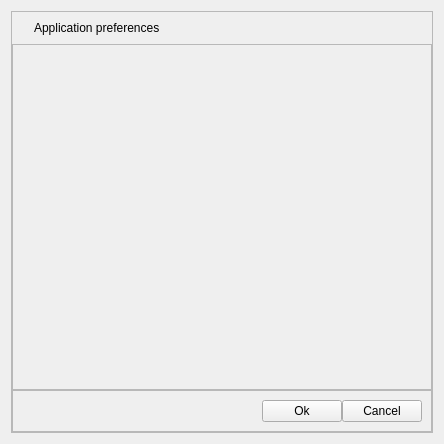
<?xml version="1.0" encoding="UTF-8"?>
<ui version="4.0">
 <class>prefForm</class>
 <widget class="QWidget" name="prefForm">
  <property name="geometry">
   <rect>
    <x>0</x>
    <y>0</y>
    <width>444</width>
    <height>444</height>
   </rect>
  </property>
  <property name="windowTitle">
   <string>Form</string>
  </property>
  <layout class="QVBoxLayout" name="verticalLayout">
   <item>
    <widget class="QFrame" name="dlg_frame">
     <property name="frameShape">
      <enum>QFrame::StyledPanel</enum>
     </property>
     <property name="frameShadow">
      <enum>QFrame::Raised</enum>
     </property>
     <layout class="QVBoxLayout" name="verticalLayout_2" stretch="0,1,0">
      <property name="spacing">
       <number>0</number>
      </property>
      <property name="leftMargin">
       <number>0</number>
      </property>
      <property name="topMargin">
       <number>0</number>
      </property>
      <property name="rightMargin">
       <number>0</number>
      </property>
      <property name="bottomMargin">
       <number>0</number>
      </property>
      <item>
       <widget class="QFrame" name="ttl_frame">
        <property name="frameShape">
         <enum>QFrame::NoFrame</enum>
        </property>
        <property name="frameShadow">
         <enum>QFrame::Plain</enum>
        </property>
        <layout class="QHBoxLayout" name="horizontalLayout" stretch="0,1">
         <item>
          <widget class="QLabel" name="ico">
           <property name="text">
            <string/>
           </property>
          </widget>
         </item>
         <item>
          <widget class="QLabel" name="label">
           <property name="text">
            <string>Application preferences</string>
           </property>
          </widget>
         </item>
        </layout>
       </widget>
      </item>
      <item>
       <widget class="QFrame" name="pref_form">
        <property name="frameShape">
         <enum>QFrame::StyledPanel</enum>
        </property>
        <property name="frameShadow">
         <enum>QFrame::Raised</enum>
        </property>
       </widget>
      </item>
      <item>
       <widget class="QFrame" name="pref_btns">
        <property name="frameShape">
         <enum>QFrame::StyledPanel</enum>
        </property>
        <property name="frameShadow">
         <enum>QFrame::Raised</enum>
        </property>
        <layout class="QHBoxLayout" name="horizontalLayout_2">
         <property name="spacing">
          <number>0</number>
         </property>
         <item>
          <spacer name="horizontalSpacer">
           <property name="orientation">
            <enum>Qt::Horizontal</enum>
           </property>
           <property name="sizeHint" stdset="0">
            <size>
             <width>167</width>
             <height>20</height>
            </size>
           </property>
          </spacer>
         </item>
         <item>
          <widget class="QPushButton" name="accept_pref">
           <property name="sizePolicy">
            <sizepolicy hsizetype="Minimum" vsizetype="Preferred">
             <horstretch>0</horstretch>
             <verstretch>0</verstretch>
            </sizepolicy>
           </property>
           <property name="minimumSize">
            <size>
             <width>0</width>
             <height>0</height>
            </size>
           </property>
           <property name="text">
            <string>Ok</string>
           </property>
          </widget>
         </item>
         <item>
          <widget class="QPushButton" name="cancel">
           <property name="sizePolicy">
            <sizepolicy hsizetype="Minimum" vsizetype="Preferred">
             <horstretch>0</horstretch>
             <verstretch>0</verstretch>
            </sizepolicy>
           </property>
           <property name="minimumSize">
            <size>
             <width>0</width>
             <height>0</height>
            </size>
           </property>
           <property name="text">
            <string>Cancel</string>
           </property>
          </widget>
         </item>
        </layout>
       </widget>
      </item>
     </layout>
    </widget>
   </item>
  </layout>
 </widget>
 <resources/>
 <connections/>
</ui>
